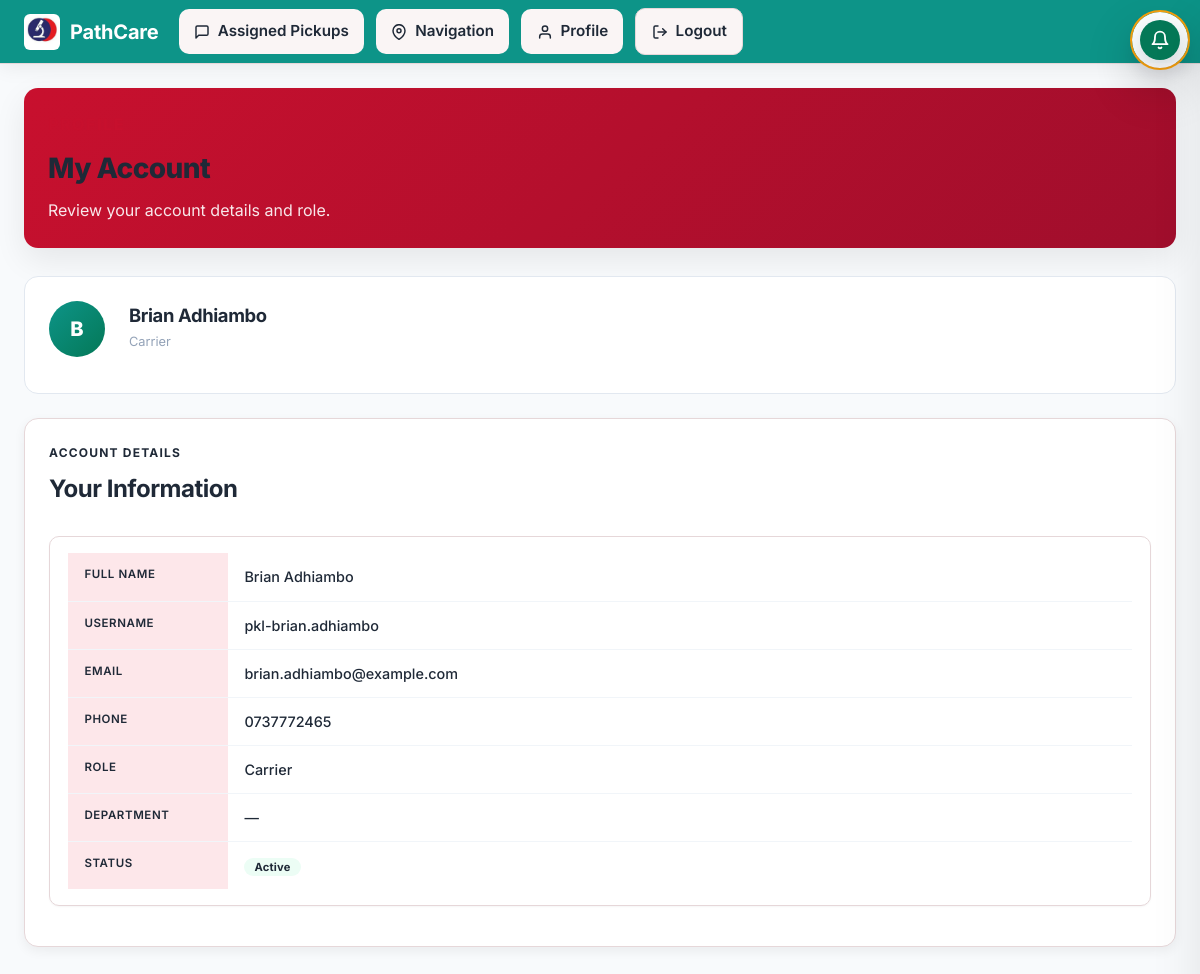
/accounts/ (signed in), run on the app's committed database.
### accounts/models.py (models this page shows, shortened)
class User(AbstractUser):
    class Role(models.TextChoices):
        SUPER_ADMIN = "super_admin", "Super Admin"
        DISPATCHER = "dispatcher", "Dispatcher"
        CARRIER = "carrier", "Carrier"
        CLIENT = "client", "Client"
        LAB_STAFF = "lab_staff", "Lab Staff"
    role = models.CharField(max_length=20, choices=Role.choices, default=Role.DISPATCHER)
    phone = models.CharField(max_length=32, blank=True)
    department = models.CharField(max_length=100, blank=True)
    objects = PathcareUserManager()
    def is_super_admin(self):
        return self.is_superuser or self.role == self.Role.SUPER_ADMIN

### accounts/views.py (the view)
# urls.py: path("", account_index, name="account_index"),
@login_required
def account_index(request):
    if request.user.is_super_admin():
        profiles = AccountProfile.objects.select_related("user").all()[:10]
        users = User.objects.all().order_by("username")
        return render(request, "accounts/index.html", {"profiles": profiles, "users": users})
    return render(request, "accounts/index.html", {"user": request.user})

### tracking/context_processors.py (called while the page is built)
def notifications(request):
    if not request.user.is_authenticated:
        return {}
    try:
        unread = Notification.objects.filter(user=request.user, is_read=False).count()
        recent = Notification.objects.filter(user=request.user).order_by("-created_at")[:10]
        return {"notifications_unread_count": unread, "notifications_list": recent}
    except Exception:
        return {}

### accounts/templates/accounts/index.html (shortened to what this page needs)
{% extends "tracking/base.html" %}
{% block content %}
<div class="hero-card">
  <div>
    <p class="eyebrow">{% if user.role == 'super_admin' %}Accounts{% else %}Profile{% endif %}</p>
    <h1>{% if user.role == 'super_admin' %}Operational Account Directory{% else %}My Account{% endif %}</h1>
    <p>{% if user.role == 'super_admin' %}Review service accounts and their assigned operational roles.{% else %}Review your account details and role.{% endif %}</p>
  </div>
</div>
{% if user.role != 'super_admin' %}
<div class="profile-card">
  <div class="profile-avatar" aria-hidden="true">{{ user.get_full_name|default:user.username|slice:":1"|upper }}</div>
  <div style="flex:1;min-width:0;">
    <h2 class="profile-card__name">{{ user.get_full_name|default:user.username }}</h2>
    <p class="profile-card__meta">{{ user.get_role_display }}{% if user.department %} · {{ user.department }}{% endif %}</p>
  </div>
</div>
{% endif %}
<section class="panel">
  <div class="panel-header">
    <div>
      <p class="eyebrow">{% if user.role == 'super_admin' %}User Records{% else %}Account Details{% endif %}</p>
      <h2>{% if user.role == 'super_admin' %}Account Profiles{% else %}Your Information{% endif %}</h2>
    </div>
  </div>
  {% if user.role == 'super_admin' %}
    {% if profiles %}
      <div class="table-card">
        <table>
          <thead><tr><th>User</th><th>Role</th><th>Department</th></tr></thead>
          <tbody>
            {% for profile in profiles %}
              <tr><td>{{ profile.user.get_full_name|default:profile.user.username }}</td><td>{{ profile.role }}</td><td>{{ profile.department|default:"—" }}</td></tr>
            {% endfor %}
          </tbody>
        </table>
      </div>
    {% else %}
      <div class="empty-state">
        <span class="empty-state__icon" aria-hidden="true">👤</span>
        <div class="empty-state__title">No Profiles Yet</div>
        <div class="empty-state__desc">No account profiles have been created yet.</div>
      </div>
    {% endif %}
  {% else %}
    <div class="table-card">
      <table class="account-table">
        <tbody>
          <tr><th>Full Name</th><td>{{ user.get_full_name|default:"—" }}</td></tr>
          <tr><th>Username</th><td>{{ user.username }}</td></tr>
          <tr><th>Email</th><td>{{ user.email|default:"—" }}</td></tr>
          <tr><th>Phone</th><td>{{ user.phone|default:"—" }}</td></tr>
          <tr><th>Role</th><td>{{ user.get_role_display }}</td></tr>
          <tr><th>Department</th><td>{{ user.department|default:"—" }}</td></tr>
          <tr><th>Status</th><td><span class="badge {% if user.is_active %}badge--success{% else %}badge--danger{% endif %}">{% if user.is_active %}Active{% else %}Inactive{% endif %}</span></td></tr>
        </tbody>
      </table>
    </div>
  {% endif %}
</section>
{% endblock %}

### tracking/static/tracking/css/style.css (style rules this page uses)
html { font-size: 16px; -webkit-font-smoothing: antialiased; -moz-osx-font-smoothing: grayscale; }
body { font-family: var(--font-sans); font-size: 1rem; line-height: 1.5; color: var(--text-main); }
.panel-header { display: flex; justify-content: space-between; align-items: center; margin-bottom: 1.25rem; flex-wrap: wrap; gap: 0.75rem; }
.panel, .table-card, .upcoming-card, .tracking-card, .sidebar-panel, .monitoring-summary-card { padding: 1rem 1.15rem; border-radius: calc(var(--radius-md) + 2px); box-shadow: var(--shadow-sm); }
th, td { padding: 0.85rem 0.9rem; }
:root { --font-sans: 'Inter', -apple-system, BlinkMacSystemFont, "Segoe UI", Roboto, sans-serif; --bg-primary: #FAF5F5; --bg-secondary: #FDE7EA; --panel-bg: #FFFFFF; --border-color: #E6D7D9; --text-main: #1F2937; --text-muted: #6B7280; --text-faint: #9CA3AF; --text-inverse: #FFFFFF; --primary: #C8102E; --primary-strong: #97001F; --primary-soft: #FDE7EA; --primary-hover: #A00E2C; --primary-soft-text: #7A0D24; --success: #2E7D32; --success-hover: #27692b; --success-soft: #E6F4EA; --success-soft-text: #165b2f; --warning: #ED6C02; --warning-hover: #d75a00; --warning-soft: #FFF4E6; --warning-soft-text: #7a3f00; --danger: #E74C3C; --danger-hover: #C0392B; --danger-soft: #FDF0EE; --danger-soft-text: #A0423C; --info: #546E7A; --shadow-sm: 0 1px 2px 0 rgba(0, 0, 0, 0.05); --shadow-md: 0 6px 18px rgba(16,24,40,0.06); --shadow-lg: 0 12px 30px rgba(16,24,40,0.08); --shadow-xl: 0 24px 60px rgba(16,24,40,0.10); --radius-sm: 8px; --radius-md: 12px; --radius-lg: 14px; --radius-xl: 20px; }
.table-card { overflow-x: auto; }
* { box-sizing: border-box; margin: 0; padding: 0; }
body { font-family: var(--font-sans); background-color: var(--bg-primary); color: var(--text-main); line-height: 1.5; -webkit-font-smoothing: antialiased; -moz-osx-font-smoothing: grayscale; }
.hero-card, .panel, .detail-card, .sidebar-panel, .alert-card, .mobile-card { background-color: var(--panel-bg); border: 1px solid var(--border-color); border-radius: var(--radius-lg); padding: 1.5rem; box-shadow: var(--shadow-md); margin-bottom: 1.75rem; transition: box-shadow 0.25s ease, transform 0.25s ease; }
.hero-card { display: flex; justify-content: space-between; align-items: center; gap: 2rem; background: linear-gradient(135deg, var(--primary) 0%, var(--primary-hover) 100%); color: var(--text-inverse); border: none; box-shadow: var(--shadow-lg); }
.hero-card h1 { font-size: 1.75rem; font-weight: 800; margin-bottom: 0.5rem; }
.hero-card p { opacity: 0.9; font-size: 1rem; max-width: 600px; }
h1, h2, h3, h4, h5, h6 { font-weight: 700; letter-spacing: -0.02em; color: var(--text-main); margin-bottom: 0.5rem; }
.eyebrow { text-transform: uppercase; letter-spacing: 0.1em; font-size: 0.75rem; color: var(--primary); font-weight: 700; margin-bottom: 0.5rem; }
.table-card { width: 100%; overflow-x: auto; border-radius: var(--radius-md); border: 1px solid var(--border-color); margin-bottom: 1rem; }
table { width: 100%; border-collapse: collapse; text-align: left; }
th { background-color: var(--bg-secondary); color: var(--text-main); font-weight: 600; font-size: 0.85rem; text-transform: uppercase; letter-spacing: 0.05em; padding: 1rem; border-bottom: 1px solid var(--border-color); }
td { padding: 1rem; font-size: 0.9rem; border-bottom: 1px solid var(--border-color); color: var(--text-main); background-color: var(--panel-bg); }
tr:last-child td { border-bottom: none; }
html, body { min-width: 320px; width: 100%; overflow-x: hidden; }
body { min-height: 100vh; background: var(--bg-primary); color: var(--text-main); }

### tracking/static/tracking/css/notifications.css (style rules this page uses)
.badge { display: inline-flex; align-items: center; justify-content: center; min-width: 18px; height: 18px; padding: 0 5px; background-color: var(--danger); color: #ffffff; font-size: 0.7rem; font-weight: 700; border-radius: 9999px; line-height: 1; animation: badge-pulse 2s ease-in-out infinite; }

### data on the page
User: get_full_name "B", get_full_name "Brian Adhiambo", role "Carrier", username "pkl-brian.adhiambo", email "brian.adhiambo@example.com", phone "0737772465", department "—"
